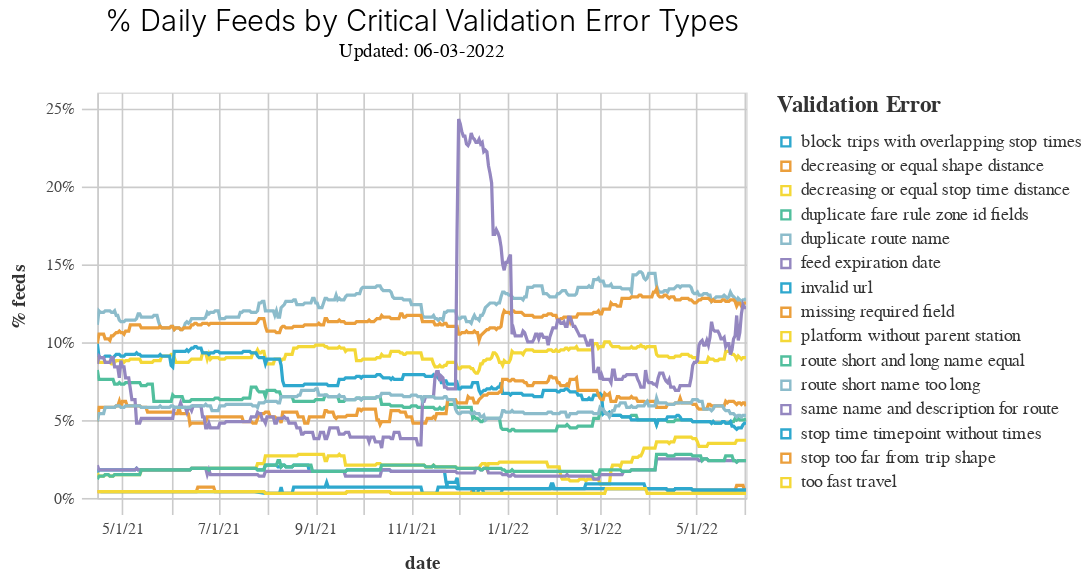

The code cell stored with this chart in its notebook:
### Code cell
# Select from legend: https://altair-viz.github.io/gallery/interactive_legend.html
# Combine hover and click selection
# https://stackoverflow.com/questions/66108224/combine-hover-and-click-selections-in-altair

alt.data_transformers.enable('default', max_rows=10_000)

to_plot = errors_by_type[errors_by_type.code.isin(TOP_ERRORS)]
to_plot = to_plot.assign(
    code = to_plot.code.str.replace("_", " ")
)

chart = setup_charts.base_line_chart(to_plot)

chart = setup_charts.add_tooltip(chart, "pct_error")

#single_line = alt.selection_single(fields=['code'], bind='legend')
selection = alt.selection_multi(fields=['code'], bind='legend')


chart = (chart
         .encode(
             y=alt.Y("pct_error:Q", title="% feeds", axis=alt.Axis(format="%")),
             color=alt.Color("code:N", title="Validation Error", 
                             scale=alt.Scale(range=cp.CALITP_CATEGORY_BRIGHT_COLORS)),
             opacity=alt.condition(selection, alt.value(1), alt.value(0.2)),
             tooltip=["date", "code", 
                      alt.Tooltip("pct_error", title="% error", format=".1%")],
         ).properties(title={
             "text": "% Daily Feeds by Critical Validation Error Types",
             "subtitle": f"Updated: {today_date_formatted}"
         })
         .add_selection(selection)
         .interactive()
)

chart = styleguide.preset_chart_config(chart)
chart.save('./img/validation_top15_errors.html')
display(chart)

### Figure 1 — Vega-Lite specification as saved in the notebook (floating-point values rounded to 4 significant figures; data arrays with more than 128 entries replaced by an {"elided": "..."} marker saying what was removed)
{"config": {"view": {"continuousWidth": 400, "continuousHeight": 300}, "axis": {"domainColor": "#cbcbcb", "grid": true, "gridColor": "#cbcbcb", "gridWidth": 1, "labelColor": "#474747", "labelFont": "Nunito Sans", "labelFontSize": 10, "labelPadding": 4, "tickColor": "#cbcbcb", "tickSize": 10, "titleColor": "#333", "titleFont": "Raleway", "titleFontSize": 12, "titlePadding": 10}, "axisBand": {"grid": false}, "background": "white", "font": "Raleway", "header": {"labelFont": "Nunito Sans", "titleFont": "Raleway"}, "legend": {"labelColor": "#333", "labelFont": "Nunito Sans", "labelFontSize": 11, "labelLimit": 0, "padding": 1, "symbolSize": 30, "symbolType": "square", "titleColor": "#333", "titleFont": "Raleway", "titleFontSize": 14, "titlePadding": 10}, "title": {"anchor": "middle", "font": "Raleway", "fontSize": 18, "fontWeight": 300, "offset": 20}}, "data": {"name": "data-2993a85167400a6ccb0ea09b30777916"}, "mark": "line", "encoding": {"color": {"field": "code", "scale": {"range": ["#2EA8CE", "#EB9F3C", "#F4D837", "#51BF9D", "#8CBCCB", "#9487C0"]}, "title": "Validation Error", "type": "nominal"}, "opacity": {"condition": {"value": 1, "selection": "selector005"}, "value": 0.2}, "tooltip": [{"field": "date", "type": "temporal"}, {"field": "code", "type": "nominal"}, {"field": "pct_error", "format": ".1%", "title": "% error", "type": "quantitative"}], "x": {"axis": {"format": "%-m/%-d/%y"}, "field": "date", "type": "temporal"}, "y": {"axis": {"format": "%"}, "field": "pct_error", "title": "% feeds", "type": "quantitative"}}, "height": 250, "selection": {"selector004": {"type": "interval", "bind": "scales", "encodings": ["x", "y"]}, "selector005": {"type": "multi", "fields": ["code"], "bind": "legend"}, "selector006": {"type": "interval", "bind": "scales", "encodings": ["x", "y"]}}, "title": {"text": "% Daily Feeds by Critical Validation Error Types", "subtitle": "Updated: 06-03-2022"}, "width": 400, "$schema": "https://vega.github.io/schema/vega-lite/v4.17.0.json", "datasets": {"data-2993a85167400a6ccb0ea09b30777916": {"elided": "6106 records"}}}
